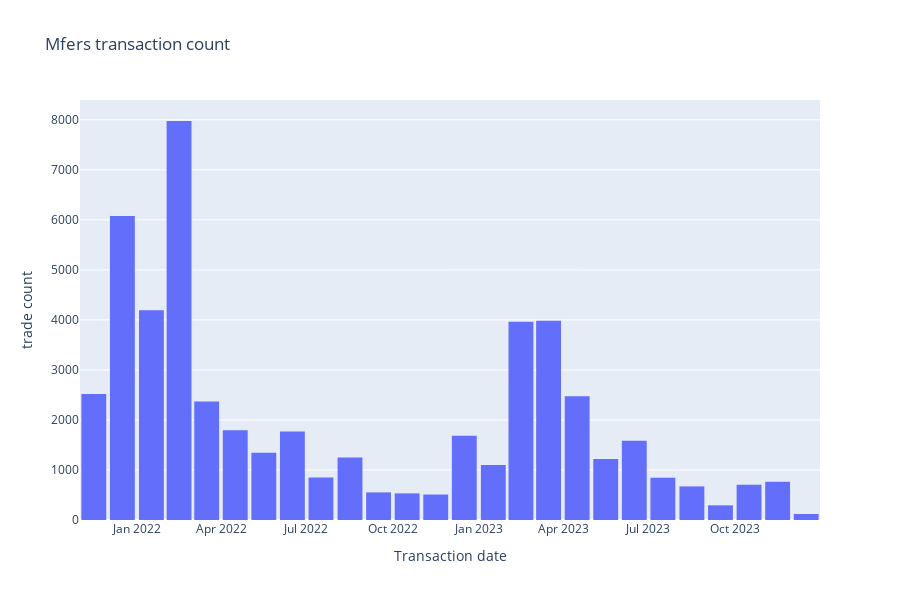

The notebook cell saved with this chart:
### Code cell
fig = go.Figure()
fig.add_trace(go.Histogram(x=mfer[mfer['orderKind'] != 'mint']['timestamp'],nbinsx=40))
fig.update_layout(title_text = "Mfers transaction count", 
                  width =900, height = 600, bargap= 0.1,
                  xaxis_title_text='Transaction date', yaxis_title_text='trade count',
                  barmode = 'stack'
                  )
fig.show()

### Figure 1 — Plotly figure (JSON) as saved in the notebook; plotly's stock layout.template omitted (floating-point values rounded to 4 significant figures; data arrays with more than 128 entries replaced by an {"elided": "..."} marker saying what was removed)
{"data": [{"nbinsx": 40, "type": "histogram", "x": {"elided": "51136 str values"}}], "layout": {"bargap": 0.1, "barmode": "stack", "height": 600, "title": {"text": "Mfers transaction count"}, "width": 900, "xaxis": {"title": {"text": "Transaction date"}}, "yaxis": {"title": {"text": "trade count"}}}}
